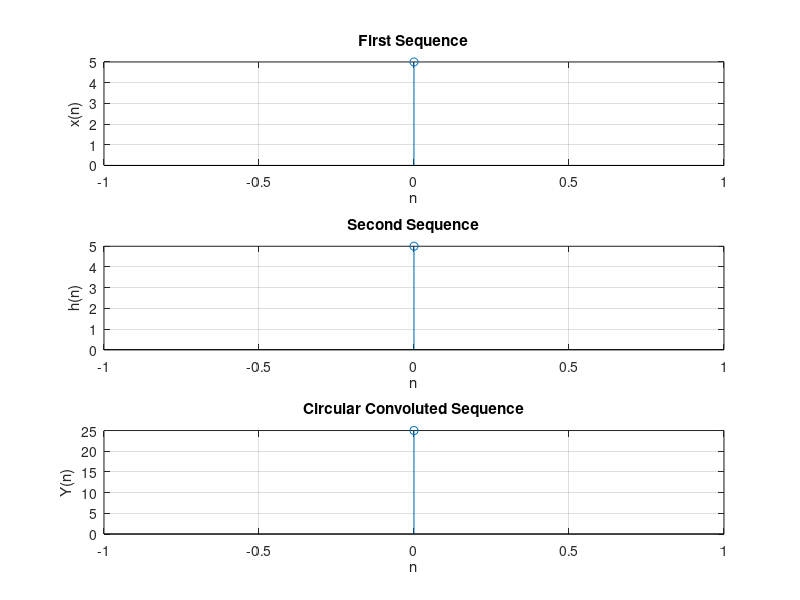

The MATLAB script that drew this image:
% To verify Circular convolutions.

clc;
close all; clear all;
x=input('Enter x(n):\n');
h=input('Enter h(n):\n');
m=length(x);%length of sequence x(n)
n=length(h);%length of sequence h(n)
N=max(m,n);%length of output sequence y(n)
%For equating both sequence length
x=[x,zeros(1,N-m)];
h=[h,zeros(1,N-n)];
for n=1:N
    Y(n)=0;
    for i=1:N
        j=n-i+1;
        if(j<=0)
            j=N+j;
        end
        Y(n)=[Y(n)+x(i)*h(j)];
    end
end
n=0:N-1;%Range of all Sequences
% plot results
figure('name','Ankit');
subplot(311)
disp('First Sequence x(n) is:')
disp(x)
stem(n,x)
xlabel('n')
ylabel('x(n)')
title('First Sequence')
grid on;
subplot(312)
disp('Second Sequence h(n) is:')
disp(h)
stem(n,h)
xlabel('n')
ylabel('h(n)')
title('Second Sequence')
grid on;
subplot(313)
disp('Convoluted Sequence Y(n) is:')
disp(Y)
stem(n,Y)
xlabel('n')
ylabel('Y(n)')
title('Circular Convoluted Sequence')
grid on;
